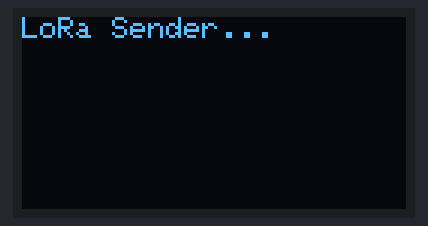
Simulated run of this sketch. Board: Arduino Uno, built with avr-gcc and run on an emulated ATmega328P. Parts: 128×64 one-colour display. Storage starts empty; no radio packets arrive unless stated; what the sketch prints to the serial monitor is not drawn.

Above: at 0.1 s.
At 2.2 s:
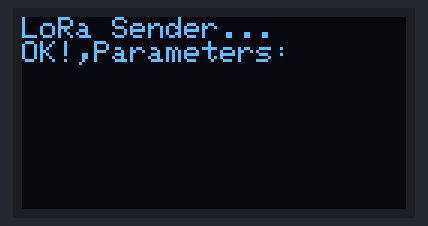
At 4.2 s:
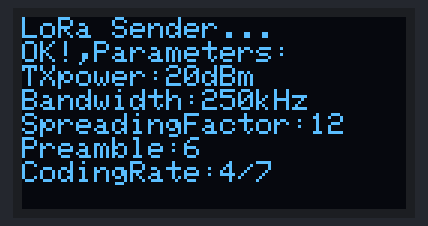
At 10.3 s:
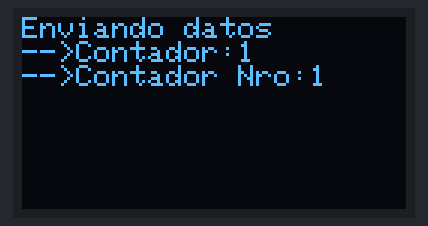
At 23.5 s:
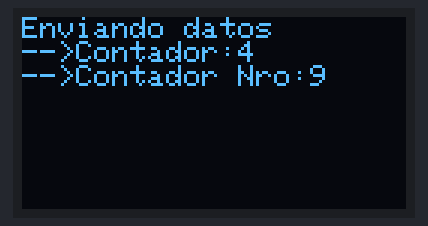
At 38.4 s:
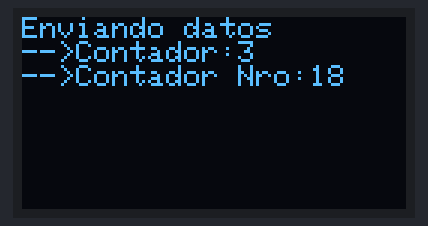

The sketch:

TX_counter.ino
```cpp
#include <Arduino.h>
#include <Adafruit_GFX.h>    // Adafruit Grafik-Bibliothek
#include <Adafruit_SSD1306.h>// Adafruit ST7735-Bibliothek
#include "SD.h"
#include "FS.h"
#include <SPI.h>
#include <Wire.h>
#include <LoRa.h>
#include <HardwareSerial.h>

#define OLED_RESET     4
#define SCREEN_WIDTH 128 // OLED display width, in pixels
#define SCREEN_HEIGHT 64 // OLED display height, in pixels
#define SCREEN_ADDRESS 0x3C

#define ss 5
#define rst 14
#define dio0 2

//Parámetros de calidad de la transmision
int val_rssi, val_rssi_mean=0;
float val_snr=0.0;

//Variable para coroborar datos
uint8_t Conta_Ramp=1;
uint32_t Conta_datos=1;
uint32_t data1=0;
uint32_t data2=0;

//Manejo de la SD card:
File SD_card_file;
int UltimaPocicion = 0;
int Valor = 0;
char Archivo[50] = "";
String cadena = "";
char Doc[50] = "";

//Creación de objetos para manejar periféricos
Adafruit_SSD1306 oled(SCREEN_WIDTH, SCREEN_HEIGHT, &Wire, OLED_RESET);


void setup()
{
    //Inicializacion de los puertos seriales
    Serial.begin(9600);
    //Inicializando el display Oled
    oled.begin(SSD1306_SWITCHCAPVCC, SCREEN_ADDRESS);
    oled.setTextSize(1);
    oled.setTextColor(SSD1306_WHITE);
    oled.clearDisplay();
    oled.setCursor(0,0);

    //Iniciando LoRa
    oled.println("LoRa Sender...");
    oled.display();
    LoRa.setPins(ss, rst, dio0);
    if (!LoRa.begin(433E6))
    { // or 915E6
        oled.println("Starting LoRa failed!");
        oled.display();
        while (1);//De no poder iniciarse, se quedara indefinidamente aqui
    }
    //Estas configuraciones deben ser las mismas en el receptor y transmisor.
    LoRa.setTxPower(20);
    LoRa.setSignalBandwidth(250E3);
    LoRa.setSpreadingFactor(12); //LoRa.setSpreadingFactor(9);
    LoRa.setPreambleLength(6);  //LoRa.setPreambleLength(8);
    LoRa.setCodingRate4(7);     //LoRa.setCodingRate4(8)
    LoRa.enableCrc();

    delay(2000);
    oled.println("OK!,Parameters:");
    oled.display();
    delay(2000);
    oled.println("TXpower:20dBm");
    oled.println("Bandwidth:250kHz");
    oled.println("SpreadingFactor:12");
    oled.println("Preamble:6");
    oled.println("CodingRate:4/7");
    oled.display();
    delay(3000);
    oled.clearDisplay();
    //Iniciando la comunicación con la memoria SD
    oled.setCursor(0,0);
    oled.println("Iniciando SD ...");
    oled.display();
    if (!SD.begin(13))
    {
        //Serial.println("No se pudo inicializar");
        oled.println("No se pudo inicializar");
        oled.display();
    }
    else
    {

        //Serial.println("inicializacion exitosa");
        oled.println("SD conectada...");
        oled.display();
    }

    SD_card_file = SD.open("/Tracker_data/Num_doc.txt"); //abrimos  el archivo
    int totalBytes = SD_card_file.size();
    if (SD_card_file)
    {
        if (UltimaPocicion >= totalBytes)
            UltimaPocicion = 0;
        SD_card_file.seek(UltimaPocicion);

        //--Leemos una línea de la hoja de texto--------------
        while (SD_card_file.available())
        {
            char caracter = SD_card_file.read();
            cadena = cadena + caracter;
            UltimaPocicion = SD_card_file.position();
            if (caracter == 10) //ASCII de nueva de línea
            {
                break;
            }
        }
        //---------------------------------------------------
        SD_card_file.close(); //cerramos el archivo
        //Serial.print("Cadena Leida:");
        //Serial.println(cadena);
        Valor = cadena.toInt();
        sprintf(Doc, "Doc#-->Data%d_TX.txt", Valor);
        sprintf(Archivo, "/Tracker_data/Data%d.txt", Valor);
        SD_card_file = SD.open(Archivo, FILE_WRITE);
        SD_card_file.println("Contador_TX,Numero_dato");
        SD_card_file.close();
        Valor = Valor + 1;
        SD_card_file = SD.open("/Tracker_data/Num_doc.txt", FILE_WRITE);
        SD_card_file.println(Valor);
        SD_card_file.close();
        oled.println("Datalogger ok!");
        oled.println(Doc);
        oled.display();
        delay(3000);
    }
    else
    {
        //Serial.println("Error al abrir el archivo");
        oled.println("Error al abrir el archivo");
        oled.display();
        delay(3000);
    }

}

void loop()
{
    oled.clearDisplay();
    oled.setCursor(0,0);
	oled.println("Enviando datos");
    oled.print("-->Contador:");
    oled.println(Conta_Ramp);
    oled.print("-->Contador Nro:");
    oled.println(Conta_datos);
    oled.display();
    data1=Conta_Ramp+100000;
    data2=Conta_datos+100000;
    Serial.println(Conta_datos);
    LoRa.beginPacket();
    LoRa.print("A");
    LoRa.print(data1);
    LoRa.print("B");
    LoRa.print(data2);
    LoRa.print("C");
    LoRa.endPacket();
    delay(50);
    Guardar_SD();
    Conta_datos=Conta_datos+1;
    Conta_Ramp=Conta_Ramp+1;
    if (Conta_Ramp>5)
    {
        Conta_Ramp=1;
    }
    delay(1500);

}

void Guardar_SD()
{

    SD_card_file = SD.open(Archivo, FILE_APPEND);
    if (!SD_card_file)
    {
            //Serial.println("  No SD =(");
        SD_card_file.close();
    }
    else
    {

        SD_card_file.print(Conta_Ramp);
        SD_card_file.print(",");
        SD_card_file.println(Conta_datos);
        SD_card_file.close();
    }

}
```

Measured:
- what the display in image 1 shows lasts 2.0 s, from 2.1 s to 4.1 s
- what the display in image 2 shows lasts 3.1 s, from 4.1 s to 7.2 s
- what the display in image 3 shows lasts 1.6 s, from 10.3 s to 11.9 s
